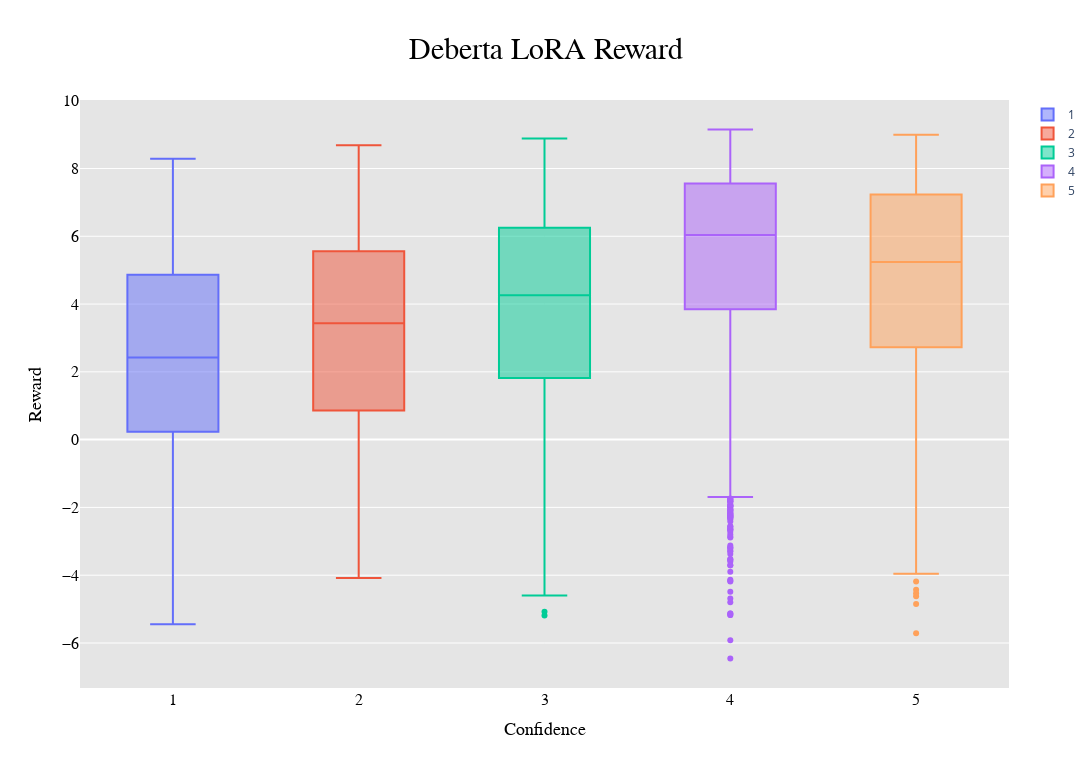

Write notebook code for a chart like this one.
### Code cell
# Create the box plots for each confidence level
box_1 = go.Box(y=rewards_1_deberta_lora, name="1")
box_2 = go.Box(y=rewards_2_deberta_lora, name="2")
box_3 = go.Box(y=rewards_3_deberta_lora, name="3")
box_4 = go.Box(y=rewards_4_deberta_lora, name="4")
box_5 = go.Box(y=rewards_5_deberta_lora, name="5")

# Create the layout for the plot
layout = go.Layout(
    title={
        'text': "Deberta LoRA Reward",
        'y':0.95,
        'x':0.5,
        'xanchor': 'center',
        'yanchor': 'top'},
    title_font=dict(size=30, color='rgb(0, 0, 0)', family="Courier New, monospace"),  # black color
    xaxis=dict(
        title='Confidence', 
        titlefont=dict(size=18, color='rgb(0, 0, 0)', family="Courier New, monospace"),  # black color
        tickfont=dict(size=16, color='rgb(0, 0, 0)', family="Courier New, monospace")),  # black color
    yaxis=dict(
        title='Reward',
        titlefont=dict(size=18, color='rgb(0, 0, 0)', family="Courier New, monospace"),  # black color
        tickfont=dict(size=16, color='rgb(0, 0, 0)', family="Courier New, monospace")),  # black color  
    paper_bgcolor='rgb(255,255,255)',
    plot_bgcolor='rgb(229,229,229)',
    width=12*96,  # Width of the figure in pixels (12 inches * 96 ppi)
    height=8*96,  # Height of the figure in pixels (12 inches * 96 ppi)

)

#refize the plot to 12,12

# Create the figure and add the box plots to it
fig = go.Figure(data=[box_1, box_2, box_3, box_4, box_5], layout=layout)

# Show the figure
fig.show()

#save the figure
fig.write_image("./plots/debera__lora_rewards_by_confidence.png")

### Figure 1 — Plotly figure (JSON) as saved in the notebook; plotly's stock layout.template omitted (floating-point values rounded to 4 significant figures; data arrays with more than 128 entries replaced by an {"elided": "..."} marker saying what was removed)
{"data": [{"name": "1", "type": "box", "y": {"elided": "312 float values"}}, {"name": "2", "type": "box", "y": {"elided": "404 float values"}}, {"name": "3", "type": "box", "y": {"elided": "958 float values"}}, {"name": "4", "type": "box", "y": {"elided": "8620 float values"}}, {"name": "5", "type": "box", "y": {"elided": "3266 float values"}}], "layout": {"height": 768, "paper_bgcolor": "rgb(255,255,255)", "plot_bgcolor": "rgb(229,229,229)", "title": {"font": {"color": "rgb(0, 0, 0)", "family": "Courier New, monospace", "size": 30}, "text": "Deberta LoRA Reward", "x": 0.5, "xanchor": "center", "y": 0.95, "yanchor": "top"}, "width": 1152, "xaxis": {"tickfont": {"color": "rgb(0, 0, 0)", "family": "Courier New, monospace", "size": 16}, "title": {"font": {"color": "rgb(0, 0, 0)", "family": "Courier New, monospace", "size": 18}, "text": "Confidence"}}, "yaxis": {"tickfont": {"color": "rgb(0, 0, 0)", "family": "Courier New, monospace", "size": 16}, "title": {"font": {"color": "rgb(0, 0, 0)", "family": "Courier New, monospace", "size": 18}, "text": "Reward"}}}}
